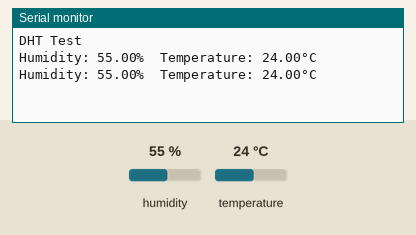
A sketch run on a simulated ESP32. Parts: the last lines printed to the serial monitor. Inputs (shaded band) come from the test bench; at power-on: humidity 55 %, temperature 24 °C.

Above: at 4.8 s.
4.9 s: humidity set to 22 %
At 7.0 s:
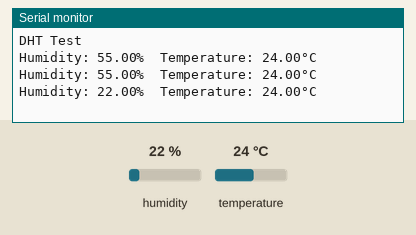
7.9 s: temperature set to 12 °C
At 9.4 s:
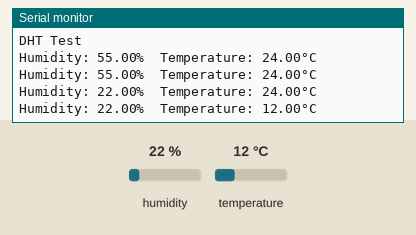
10.9 s: humidity set to 40 %
At 12.9 s:
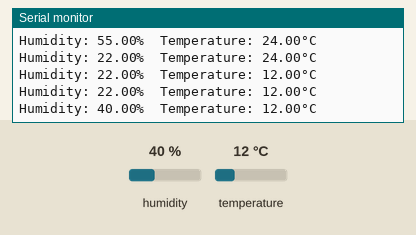
Timing chart, 0 to 14.4 s (numbered marks = the images above; inputs shaded):
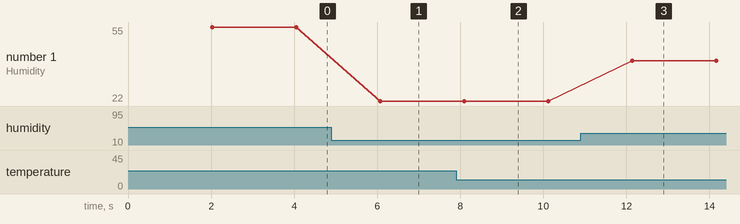

The sketch:

humidity_and_temperatur.ino
```cpp
#include <DHT.h>

#define DHTPIN 33       // GPIO 36
#define DHTTYPE DHT11   // or DHT22

DHT dht(DHTPIN, DHTTYPE);

void setup() {
  Serial.begin(115200);
  Serial.println("DHT Test");
  dht.begin();
}

void loop() {
  delay(2000);

  float h = dht.readHumidity();
  float t = dht.readTemperature();

  if (isnan(h) || isnan(t)) {
    Serial.println("Failed to read from DHT!");
    return;
  }

  Serial.print("Humidity: ");
  Serial.print(h);
  Serial.print("%  Temperature: ");
  Serial.print(t);
  Serial.println("°C");
}
```

Measured:
- after the input at 4.9 s, the serial monitor: prints a new line after 1.2 s (image 1)
- after the input at 7.9 s, the serial monitor: prints a new line after 0.19 s (image 2)
- after the input at 10.9 s, the serial monitor: prints a new line after 1.2 s (image 3)
- plotted number 1: 55 → 22 after the input at 4.9 s, 22 → 40 after the input at 10.9 s
